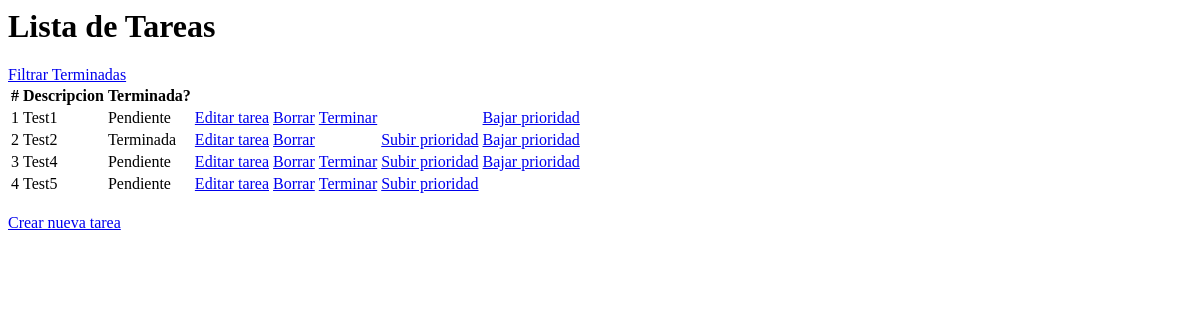
Before: /app1/task_list with the older database file.
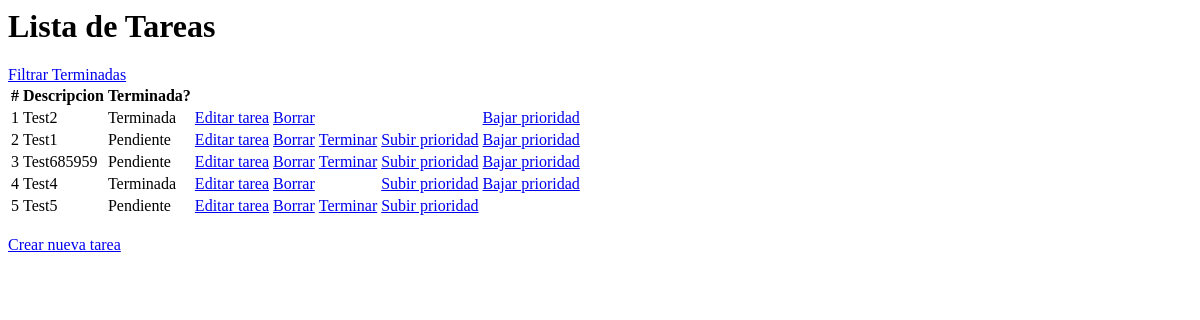
After: the same page with the newer database file.
### app1/models.py (models this page shows, shortened)
class Task(models.Model):
    description = models.CharField(max_length=200)
    is_finished = models.BooleanField(default=False)
    priority = models.IntegerField(default=0)

### app1/views.py (the view)
def list_tasks(request, filtering=None):
    tasks = Task.objects.all().order_by('priority')
    if filtering is True:
        context = {'task_list' : tasks, 'filtering' : True}
    else:
        context = {'task_list' : tasks}
    return render(request, 'task_list.html', context)

### app1/templates/task_list.html (shortened to what this page needs)
{% if filtering %}
    <h1>Lista de Tareas Terminadas</h1>
    <a href="{% url 'app1:task_list' %}">Dejar de filtrar Terminadas</a>
{% else %}
    <h1>Lista de Tareas</h1>
    <a href="{% url 'app1:task_list_finished' %}">Filtrar Terminadas</a>
{% endif %}
<table>
    <tr>
        <th>#</th>
        <th>Descripcion</th>
        <th>Terminada?</th>
        <th></th>
        <th></th>
        <th></th>
    </tr>
    {% for t in task_list %}
        {% if not filtering or not t.is_finished %}
            <tr>
                <td>{{ t.priority }}</td>
                <td>{{ t.description }}</td>
                <td>
                    {% if t.is_finished %}
                        Terminada
                    {% else %}
                        Pendiente
                    {% endif %}
                </td>
                <td>
                    <a href="{% url 'app1:edit_task_view' t.id %}">Editar tarea</a>
                </td>
                <td>
                    <a href="{% url 'app1:delete_task' t.id %}">Borrar</a>
                </td>
                <td>
                    {% if not t.is_finished %}
                        <a href="{% url 'app1:finish_task' t.id %}">Terminar</a>
                    {% endif %}
                </td>
                <td>
                    {% if not forloop.first %}
                        <a href="{% url 'app1:increase_task_priority' t.id %}">Subir prioridad</a>
                    {% endif %}
                </td>
                <td>
                    {% if not forloop.last %}
                        <a href="{% url 'app1:decrease_task_priority' t.id %}">Bajar prioridad</a>
                    {% endif %}
                </td>
            </tr>
        {% endif %}
    {% endfor %}
</table>
<a href="{% url 'app1:create_task' %}">Crear nueva tarea</a>

Changed rows visible on the page:
changed Task "Test2": priority "2" → "1"; no longer shows "Subir prioridad"; moves up the list
changed Task "Test1": priority "1" → "2"; now shows "Subir prioridad"
added Task: priority "3", description "Test685959", is_finished "Pendiente", shows "Subir prioridad", shows "Bajar prioridad"
changed Task "Test4": priority "3" → "4"; is_finished "Pendiente Terminar" → "Terminada"
changed Task "Test5": priority "4" → "5"
